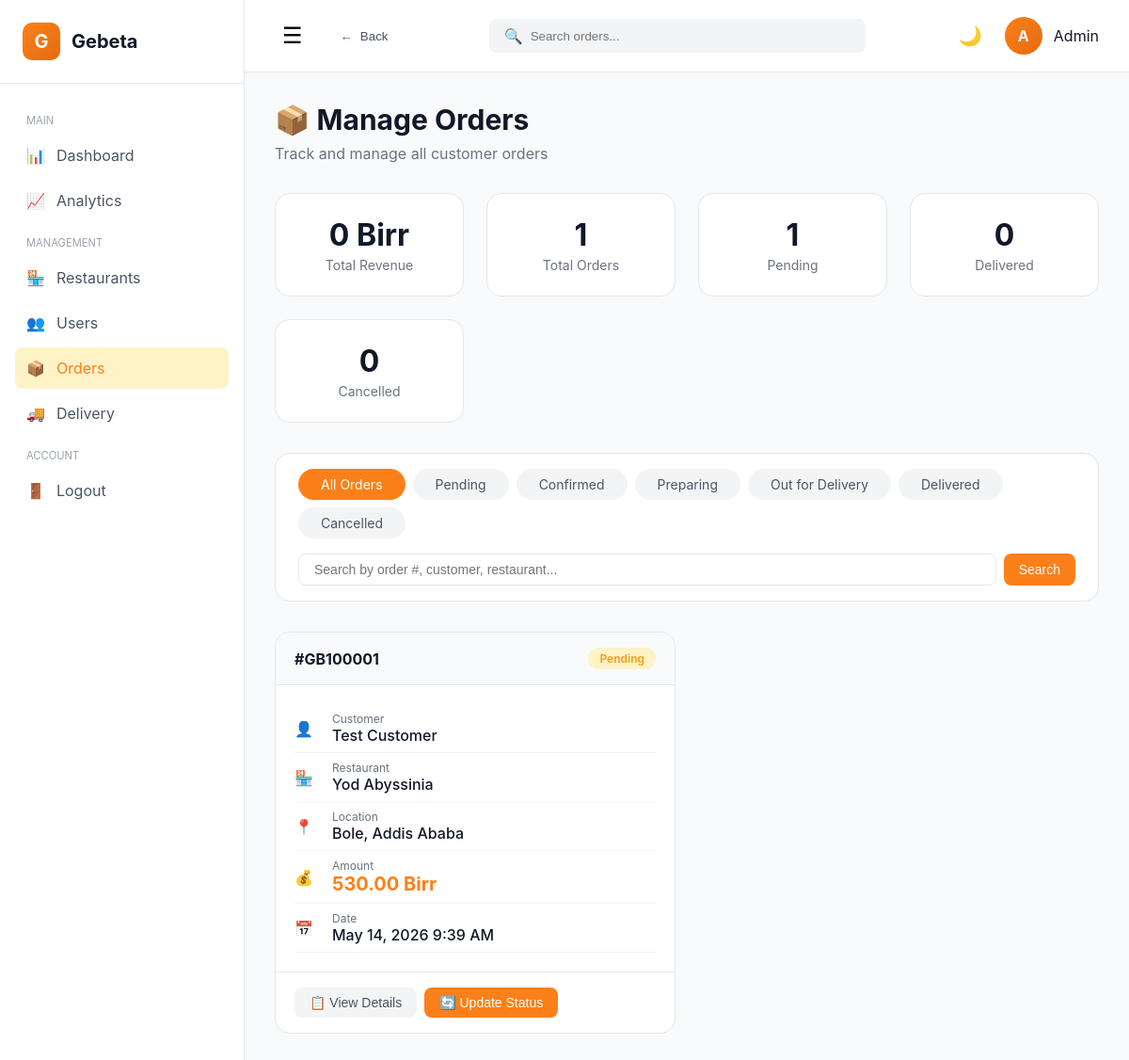
The page /admin/orders.php (signed in) on the database as committed earlier.
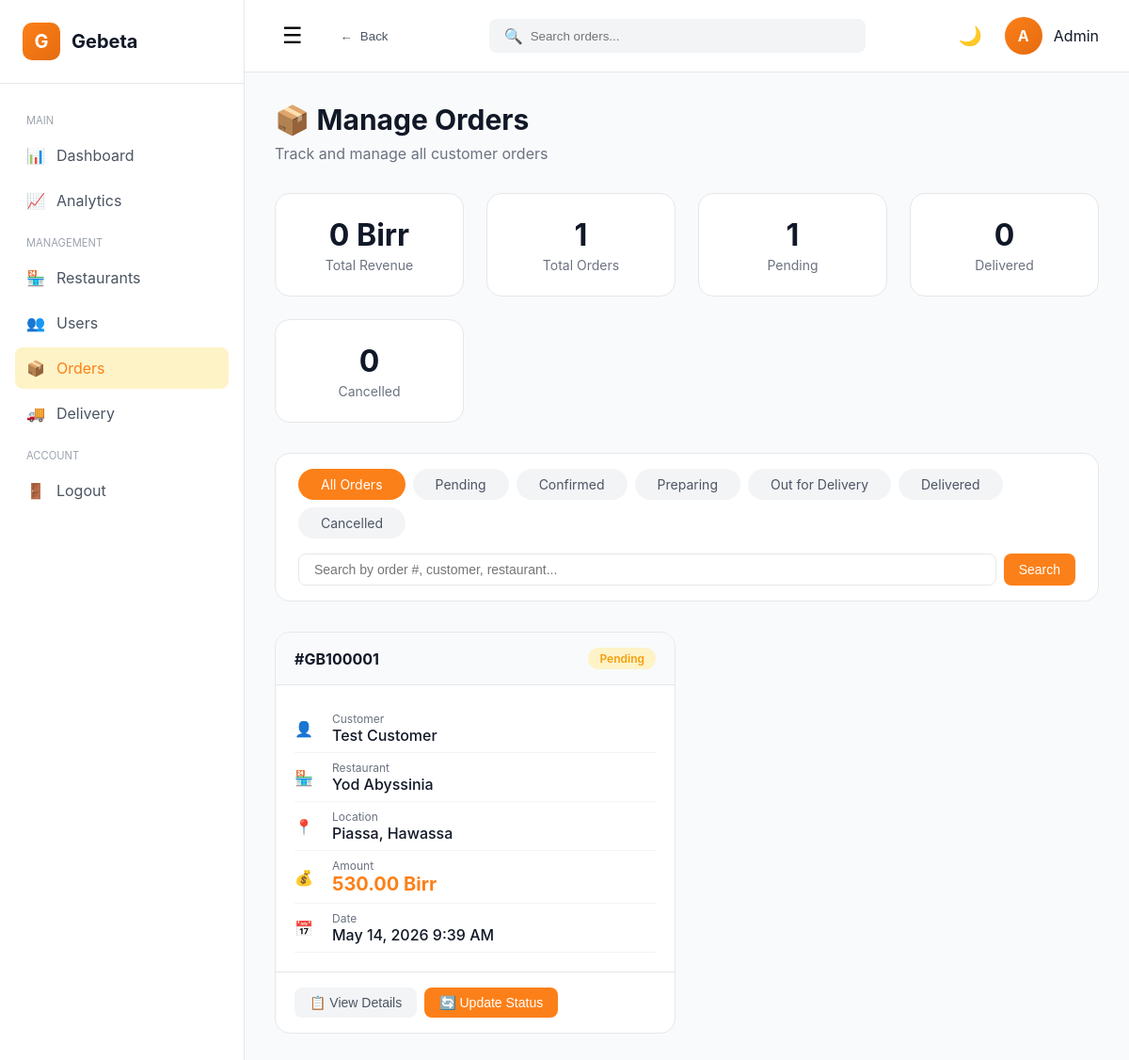
The same page on the database as committed later.
### tables this page shows
CREATE TABLE orders (
    id INT PRIMARY KEY AUTO_INCREMENT,
    order_number VARCHAR(20) UNIQUE NOT NULL,
    user_id INT NOT NULL,
    restaurant_id INT NOT NULL,
    delivery_address TEXT NOT NULL,
    payment_method ENUM('cash', 'bank_transfer', 'telebirr', 'mpesa', 'wallet') DEFAULT 'cash',
    payment_status ENUM('pending', 'paid', 'failed') DEFAULT 'pending',
    total_amount DECIMAL(10,2) NOT NULL,
    delivery_fee DECIMAL(10,2) DEFAULT 0,
    status ENUM('pending', 'confirmed', 'preparing', 'ready', 'out_for_delivery', 'delivered', 'cancelled') DEFAULT 'pending',
    created_at TIMESTAMP DEFAULT CURRENT_TIMESTAMP,
    updated_at TIMESTAMP DEFAULT CURRENT_TIMESTAMP ON UPDATE CURRENT_TIMESTAMP,
    FOREIGN KEY (user_id) REFERENCES users(id) ON DELETE CASCADE,
    FOREIGN KEY (restaurant_id) REFERENCES restaurants(id) ON DELETE CASCADE
);

CREATE TABLE restaurants (
    id INT PRIMARY KEY AUTO_INCREMENT,
    user_id INT NOT NULL,
    name VARCHAR(150) NOT NULL,
    description TEXT,
    cuisine_type VARCHAR(200),
    location VARCHAR(200) NOT NULL,
    phone VARCHAR(20) NOT NULL,
    opening_time TIME,
    closing_time TIME,
    image VARCHAR(255),
    rating DECIMAL(2,1) DEFAULT 0.0,
    status ENUM('pending', 'active', 'suspended') DEFAULT 'pending',
    latitude DECIMAL(10,8) DEFAULT NULL,
    longitude DECIMAL(11,8) DEFAULT NULL,
    created_at TIMESTAMP DEFAULT CURRENT_TIMESTAMP,
    FOREIGN KEY (user_id) REFERENCES users(id) ON DELETE CASCADE,
    INDEX idx_location (latitude, longitude)
);

CREATE TABLE users (
    id INT PRIMARY KEY AUTO_INCREMENT,
    name VARCHAR(100) NOT NULL,
    email VARCHAR(100) UNIQUE NOT NULL,
    phone VARCHAR(20) UNIQUE NOT NULL,
    password VARCHAR(255) NOT NULL,
    role ENUM('customer', 'restaurant', 'admin', 'delivery') DEFAULT 'customer',
    status ENUM('active', 'suspended') DEFAULT 'active',
    latitude DECIMAL(10,8) DEFAULT NULL,
    longitude DECIMAL(11,8) DEFAULT NULL,
    location_name VARCHAR(255) DEFAULT NULL,
    location_updated_at TIMESTAMP DEFAULT CURRENT_TIMESTAMP ON UPDATE CURRENT_TIMESTAMP,
    created_at TIMESTAMP DEFAULT CURRENT_TIMESTAMP
);

### admin/orders.php (the view, shortened to what the changed rows need)
<?php
require_once __DIR__ . '/../includes/db.php';
$query = '
    SELECT o.id, o.order_number, o.status, o.total_amount, o.delivery_fee, o.created_at,
           u.name AS customer_name, u.email AS customer_email, u.phone AS customer_phone,
           r.name AS restaurant_name, r.location AS restaurant_location
    FROM orders o
    JOIN users u ON o.user_id = u.id
    JOIN restaurants r ON o.restaurant_id = r.id
    WHERE 1=1
';
$params = [];
$query .= ' ORDER BY o.created_at DESC';
$stmt = $pdo->prepare($query);
$stmt->execute($params);
$orders = $stmt->fetchAll(PDO::FETCH_ASSOC);
?>
<!DOCTYPE html>
<html lang="en">
<head>
</head>
<body id="adminThemeRoot">
    <div class="admin-container">
        <main class="main-content" id="mainContent">
            <div class="content-area">
                <?php if (empty($orders)): ?>
                    <div class="empty-state">
                        <div style="font-size: 3rem; margin-bottom: 1rem;">📦</div>
                        <div>No orders found</div>
                    </div>
                <?php else: ?>
                    <div class="orders-grid">
                        <?php foreach ($orders as $order): ?>
                            <div class="order-card">
                                <div class="order-header">
                                    <span class="order-number">#<?= htmlspecialchars($order['order_number']) ?></span>
                                    <span class="status-badge <?= $order['status'] ?>">
                                        <?= ucfirst(str_replace('_', ' ', $order['status'])) ?>
                                    </span>
                                </div>
                                <div class="order-body">
                                    <div class="order-detail">
                                        <span class="detail-icon">👤</span>
                                        <div>
                                            <div class="detail-label">Customer</div>
                                            <div class="detail-value"><?= htmlspecialchars($order['customer_name']) ?></div>
                                        </div>
                                    </div>
                                    <div class="order-detail">
                                        <span class="detail-icon">🏪</span>
                                        <div>
                                            <div class="detail-label">Restaurant</div>
                                            <div class="detail-value"><?= htmlspecialchars($order['restaurant_name']) ?></div>
                                        </div>
                                    </div>
                                    <div class="order-detail">
                                        <span class="detail-icon">📍</span>
                                        <div>
                                            <div class="detail-label">Location</div>
                                            <div class="detail-value"><?= htmlspecialchars($order['restaurant_location'] ?? 'N/A') ?></div>
                                        </div>
                                    </div>
                                    <div class="order-detail">
                                        <span class="detail-icon">💰</span>
                                        <div>
                                            <div class="detail-label">Amount</div>
                                            <div class="amount"><?= number_format($order['total_amount'], 2) ?> Birr</div>
                                        </div>
                                    </div>
                                    <div class="order-detail">
                                        <span class="detail-icon">📅</span>
                                        <div>
                                            <div class="detail-label">Date</div>
                                            <div class="detail-value"><?= date('M d, Y g:i A', strtotime($order['created_at'])) ?></div>
                                        </div>
                                    </div>
                                </div>
                                <div class="order-footer">
                                    <button class="btn btn-secondary" onclick="viewOrder(<?= $order['id'] ?>)">📋 View Details</button>
                                    <?php if ($order['status'] !== 'delivered' && $order['status'] !== 'cancelled'): ?>
                                        <button class="btn btn-primary" onclick="openStatusModal(<?= $order['id'] ?>, '<?= $order['status'] ?>')">🔄 Update Status</button>
                                    <?php endif; ?>
                                </div>
                            </div>
                        <?php endforeach; ?>
                    </div>
                <?php endif; ?>
            </div>
        </main>
    </div>
</body>
</html>

Rows that differ between the two databases and show on the page:
changed orders "GB100001": restaurant.location "Bole, Addis Ababa" → "Piassa, Hawassa"
